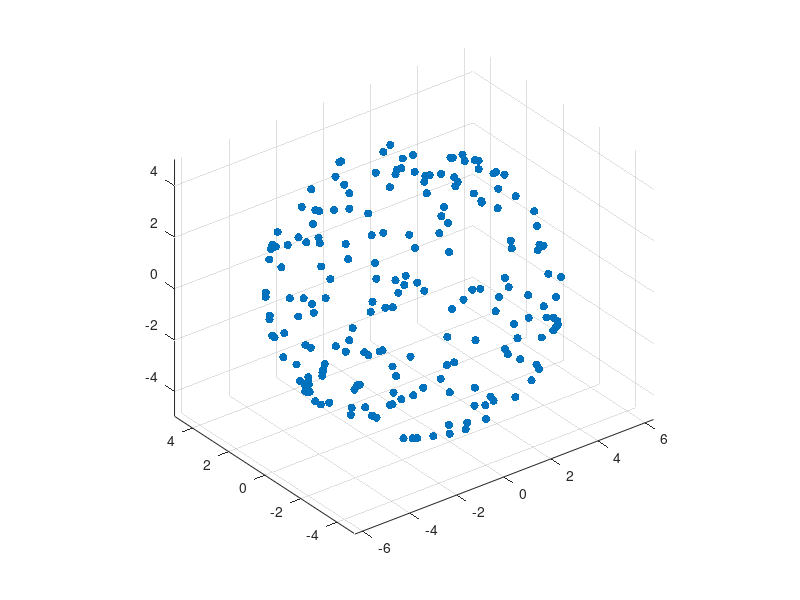

Recreate this plot in MATLAB.
%% Computation Part
clc; clear; close all;

% Parameters
nPoints = 200;      % Number of points
nFrames = 200;      % Number of animation frames
r = 5;              % Base radius

% Generate circle points
theta = 2*pi*rand(nPoints,1);
radius = r * sqrt(rand(nPoints,1));
x = radius .* cos(theta);
y = radius .* sin(theta);
z = zeros(size(x));

% Precompute cone target heights
z_cone = zeros(nPoints, nFrames);
for t = 1:nFrames
    time_z = t/nFrames;
    z_cone(:,t) = r * time_z * (1 - sqrt(x.^2 + y.^2)/r);
end

% Precompute sphere coordinates
phi = pi - acos(radius / r)*2;        % polar angle for sphere
x_s = r * sin(phi) .* cos(theta);
y_s = r * sin(phi) .* sin(theta);
z_s = r * cos(phi);

% Precompute sphere animation frames
x_s_frames = zeros(nPoints, nFrames);
y_s_frames = zeros(nPoints, nFrames);
z_s_frames = zeros(nPoints, nFrames);
for t = 1:nFrames
    alpha = t / nFrames;
    x_s_frames(:,t) = (1-alpha)*x + alpha*x_s;
    y_s_frames(:,t) = (1-alpha)*y + alpha*y_s;
    z_s_frames(:,t) = (1-alpha)*z_cone(:,end) + alpha*z_s;
end

%% Animation Part
figure;
axis equal;
grid on;
hold on;

h = scatter3(x, y, z, 36, 'filled');
view(3);

% Animate circle → cone
for t = 1:nFrames
    set(h, 'ZData', z_cone(:,t));
    drawnow;
    pause(0.01);
end

pause(0.5);

% Animate cone → sphere
for t = 1:nFrames
    set(h, 'XData', x_s_frames(:,t), ...
           'YData', y_s_frames(:,t), ...
           'ZData', z_s_frames(:,t));
    drawnow;
    pause(0.01);
end
